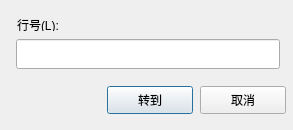
<?xml version="1.0" encoding="UTF-8"?>
<ui version="4.0">
 <class>GotoWindow</class>
 <widget class="QDialog" name="GotoWindow">
  <property name="geometry">
   <rect>
    <x>0</x>
    <y>0</y>
    <width>293</width>
    <height>130</height>
   </rect>
  </property>
  <property name="windowTitle">
   <string>转到指定行</string>
  </property>
  <widget class="QLineEdit" name="row_input">
   <property name="geometry">
    <rect>
     <x>16</x>
     <y>39</y>
     <width>264</width>
     <height>30</height>
    </rect>
   </property>
  </widget>
  <widget class="QLabel" name="label">
   <property name="geometry">
    <rect>
     <x>17</x>
     <y>19</y>
     <width>54</width>
     <height>12</height>
    </rect>
   </property>
   <property name="text">
    <string>行号(&amp;L):</string>
   </property>
   <property name="buddy">
    <cstring>row_input</cstring>
   </property>
  </widget>
  <widget class="QPushButton" name="go_to">
   <property name="geometry">
    <rect>
     <x>107</x>
     <y>86</y>
     <width>86</width>
     <height>28</height>
    </rect>
   </property>
   <property name="text">
    <string>转到</string>
   </property>
  </widget>
  <widget class="QPushButton" name="cancel">
   <property name="geometry">
    <rect>
     <x>200</x>
     <y>86</y>
     <width>86</width>
     <height>28</height>
    </rect>
   </property>
   <property name="text">
    <string>取消</string>
   </property>
  </widget>
 </widget>
 <resources/>
 <connections/>
</ui>
